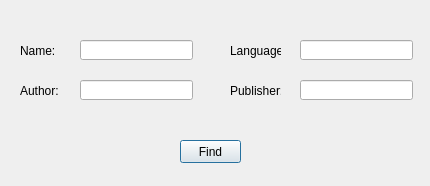
<?xml version="1.0" encoding="UTF-8"?>
<ui version="4.0">
 <class>Findbook</class>
 <widget class="QDialog" name="Findbook">
  <property name="geometry">
   <rect>
    <x>0</x>
    <y>0</y>
    <width>430</width>
    <height>186</height>
   </rect>
  </property>
  <property name="windowTitle">
   <string>Dialog</string>
  </property>
  <widget class="QLabel" name="lblauth">
   <property name="geometry">
    <rect>
     <x>20</x>
     <y>80</y>
     <width>51</width>
     <height>21</height>
    </rect>
   </property>
   <property name="text">
    <string>Author:</string>
   </property>
  </widget>
  <widget class="QLineEdit" name="language">
   <property name="geometry">
    <rect>
     <x>300</x>
     <y>40</y>
     <width>113</width>
     <height>20</height>
    </rect>
   </property>
  </widget>
  <widget class="QLineEdit" name="name">
   <property name="geometry">
    <rect>
     <x>80</x>
     <y>40</y>
     <width>113</width>
     <height>20</height>
    </rect>
   </property>
  </widget>
  <widget class="QLabel" name="lanlbl">
   <property name="geometry">
    <rect>
     <x>230</x>
     <y>40</y>
     <width>51</width>
     <height>21</height>
    </rect>
   </property>
   <property name="text">
    <string>Language:</string>
   </property>
  </widget>
  <widget class="QPushButton" name="findbut">
   <property name="geometry">
    <rect>
     <x>180</x>
     <y>140</y>
     <width>61</width>
     <height>23</height>
    </rect>
   </property>
   <property name="text">
    <string>Find</string>
   </property>
  </widget>
  <widget class="QLabel" name="lblname">
   <property name="geometry">
    <rect>
     <x>20</x>
     <y>40</y>
     <width>51</width>
     <height>21</height>
    </rect>
   </property>
   <property name="text">
    <string>Name:</string>
   </property>
  </widget>
  <widget class="QLineEdit" name="publisher">
   <property name="geometry">
    <rect>
     <x>300</x>
     <y>80</y>
     <width>113</width>
     <height>20</height>
    </rect>
   </property>
  </widget>
  <widget class="QLabel" name="publbl">
   <property name="geometry">
    <rect>
     <x>230</x>
     <y>80</y>
     <width>51</width>
     <height>21</height>
    </rect>
   </property>
   <property name="text">
    <string>Publisher:</string>
   </property>
  </widget>
  <widget class="QLineEdit" name="author">
   <property name="geometry">
    <rect>
     <x>80</x>
     <y>80</y>
     <width>113</width>
     <height>20</height>
    </rect>
   </property>
  </widget>
 </widget>
 <resources/>
 <connections/>
</ui>
